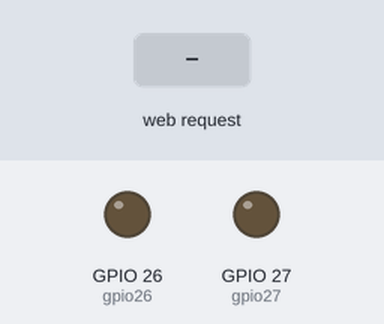
The sketch below on a simulated ESP32. Parts: output pins drawn as LEDs (lit = HIGH). The test bench sets the inputs (shaded band). WiFi joins after 1.5 s; servers stay silent unless stated; what the sketch prints to the serial monitor is not drawn.

Above: at 3.2 s.
3.3 s: HTTP request GET /ON26 received
At 4.0 s:
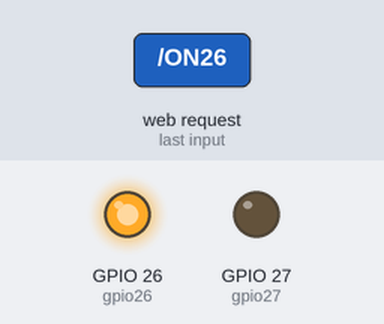
4.8 s: HTTP request GET /ON27 received
At 5.1 s:
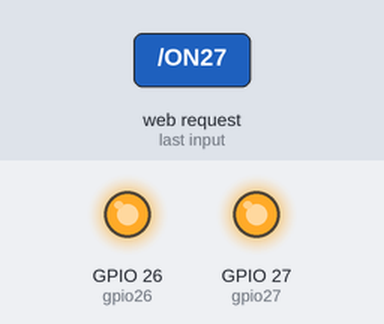
6.3 s: HTTP request GET /OFF26 received
At 7.4 s:
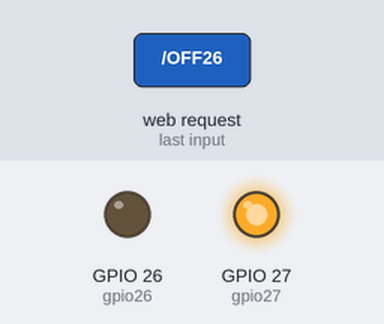
7.8 s: HTTP request GET /OFF27 received
At 8.6 s:
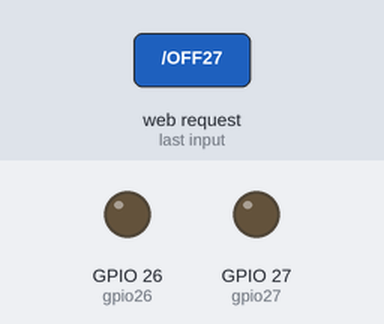
Timing chart, 0 to 10.3 s (numbered marks = the images above; inputs shaded):
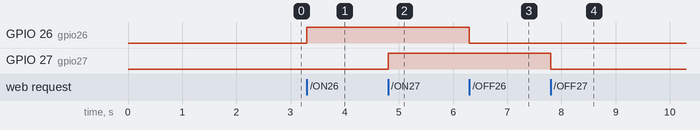

The sketch:

ESP32_Web_server_GitHub.ino
```cpp
#include <WiFi.h>

const char* ssid = "Enter Your WIFI NAME";
const char* password = "Enter your WIFI PASSWORD";

WiFiServer server(80);

const int gpio26 = 26;
const int gpio27 = 27;

void setup() {
  Serial.begin(115200);
  pinMode(gpio26, OUTPUT);
  pinMode(gpio27, OUTPUT);
  digitalWrite(gpio26, LOW);
  digitalWrite(gpio27, LOW);

  WiFi.begin(ssid, password);
  while (WiFi.status() != WL_CONNECTED) {
    delay(1000);
    Serial.println("Connecting...");
  }

  Serial.println(WiFi.localIP());
  server.begin();
}

void loop() {
  WiFiClient client = server.available();
  if (client) {
    String request = client.readStringUntil('\r');
    client.flush();

    if (request.indexOf("/ON26") != -1) digitalWrite(gpio26, HIGH);
    if (request.indexOf("/OFF26") != -1) digitalWrite(gpio26, LOW);
    if (request.indexOf("/ON27") != -1) digitalWrite(gpio27, HIGH);
    if (request.indexOf("/OFF27") != -1) digitalWrite(gpio27, LOW);

    bool state26 = digitalRead(gpio26);
    bool state27 = digitalRead(gpio27);

    client.println("HTTP/1.1 200 OK");
    client.println("Content-type:text/html");
    client.println();

    // Begin HTML
    client.println("<!DOCTYPE html><html>");
    client.println("<head>");
    client.println("<link href=\"https://fonts.googleapis.com/css2?family=Aclonica&family=Alfa+Slab+One&family=Atma&family=Tiro+Devanagari+Sanskrit&display=swap\" rel=\"stylesheet\">");
    client.println("<style>");
    client.println("html { font-family: Arial; text-align: center; margin: 10px; }");
    client.print("body { transition: background-color 0.5s ease; ");
    if (state26 || state27) client.println("background-color: #f5fff5; }");
    else client.println("background-color: white; }");

    client.println("h1 { font-family: 'Courier New', monospace; font-size: 32px; }");
    client.println("<link href='https://fonts.googleapis.com/css?family=Aboreto' rel='stylesheet'>");
    client.println("h2 { font-family: 'Brush Script MT', cursive; font-size: 32px; }");
    client.println(".gpio26 { font-family: 'Atma', cursive; font-size: 24px; margin: 10px 0; }");
    client.println(".gpio27 { font-family: 'Atma', cursive; font-size: 24px; margin: 10px 0; }");

    client.println(".button { font-family: 'Aclonica', sans-serif; border: none; color: white; padding: 16px 40px;");
    client.println("text-decoration: none; font-size: 30px; margin: 10px; cursor: pointer; border-radius: 25px;");
    client.println("transition: all 0.3s ease-in-out; }");

    client.println(".on { background-color: #4CAF50; }");
    client.println(".off { background-color: #ff0000; }");

    client.println(".active { box-shadow: 0 0 20px rgba(0,255,0,0.7); filter: brightness(1.1); }");
    client.println("</style>");
    client.println("</head><body>");

    client.println("<h1>ESP32 Web Server</h1>");
     client.println("<h2>Created By : Aryan Wankhade. </h2>");

    client.println("<div class='gpio26'>GPIO 26 - State " + String(state26 ? "ON" : "OFF") + "</div>");
    client.print("<button class='button on");
    if (state26) client.print(" active");
    client.println("' onclick=\"location.href='/ON26'\">ON</button>");

    client.print("<button class='button off");
    if (!state26) client.print(" active");
    client.println("' onclick=\"location.href='/OFF26'\">OFF</button>");

    client.println("<div class='gpio27'>GPIO 27 - State " + String(state27 ? "ON" : "OFF") + "</div>");
    client.print("<button class='button on");
    if (state27) client.print(" active");
    client.println("' onclick=\"location.href='/ON27'\">ON</button>");

    client.print("<button class='button off");
    if (!state27) client.print(" active");
    client.println("' onclick=\"location.href='/OFF27'\">OFF</button>");

    client.println("</body></html>");
    client.stop();
  }
}
```

Measured:
- after the input at 3.3 s, GPIO 26 (gpio26): LOW → HIGH at once
- after the input at 4.8 s, GPIO 27 (gpio27): LOW → HIGH at once
- after the input at 6.3 s, GPIO 26 (gpio26): HIGH → LOW at once
- after the input at 7.8 s, GPIO 27 (gpio27): HIGH → LOW at once
